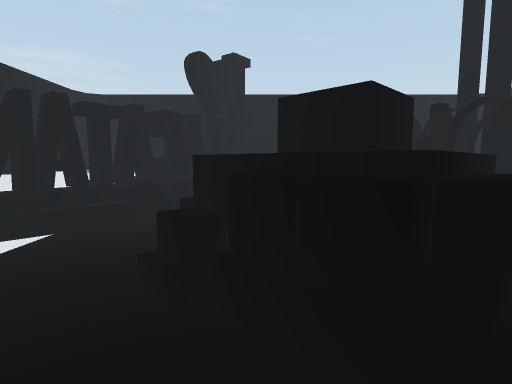
View 1 (above)

12 first-person views from a walk through a 3-D level made in the Unity game engine. The camera is 1.3 m above the floor, tilts 6° down and sees 80° across. The floor is counted in squares, 1 m on a side. Each view is taken from the middle of a square. On the plan, view 1 faces up. The plan holds only what a view shows up to about 14 squares ahead; the rest is blank. The place goes on beyond the plan. The player is left out. Some surface patterns are stand-ins.

View 2
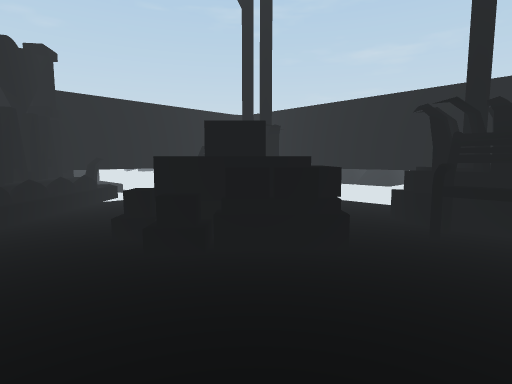

View 3
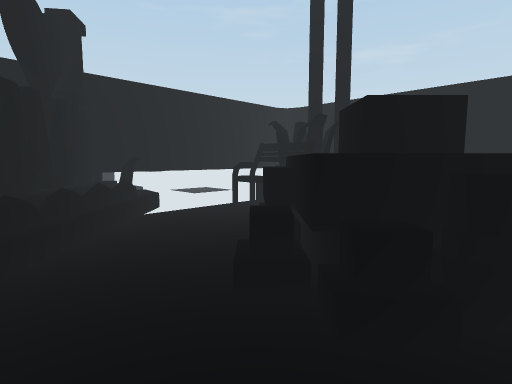

View 4
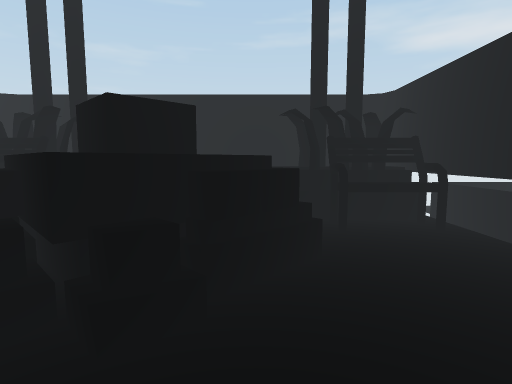

View 5
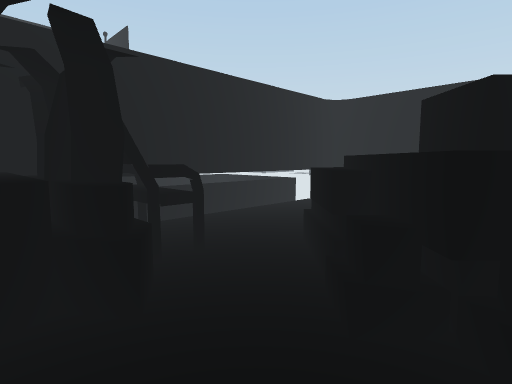

View 6
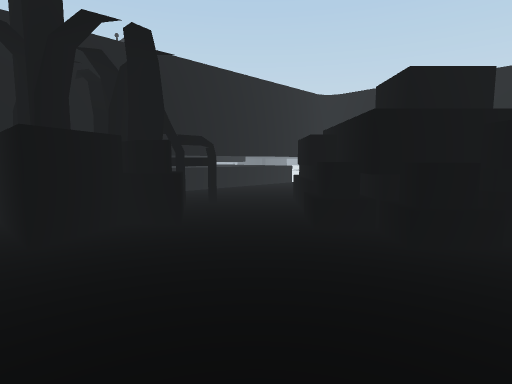

View 7
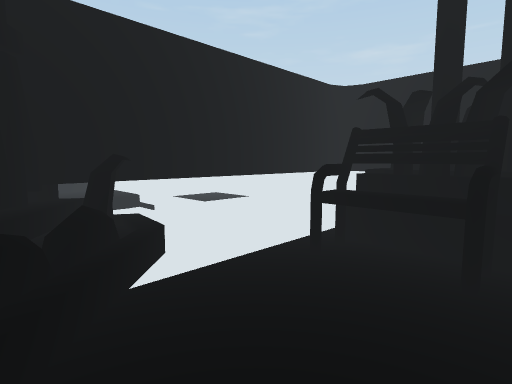

View 8
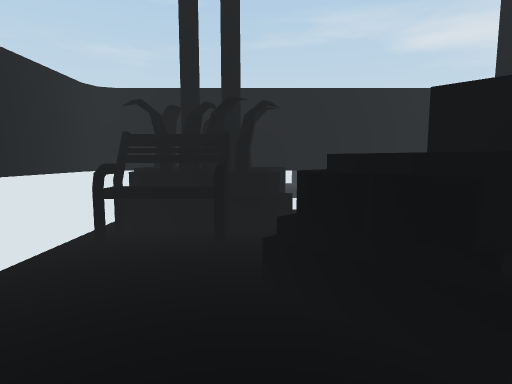

View 9
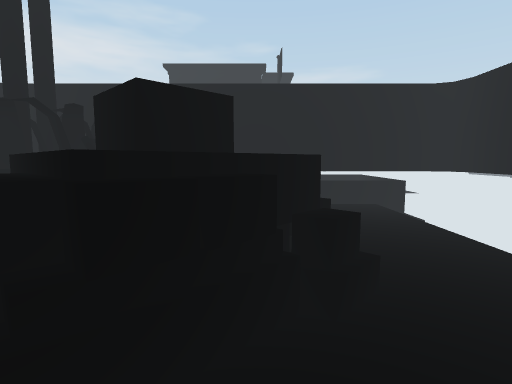

View 10
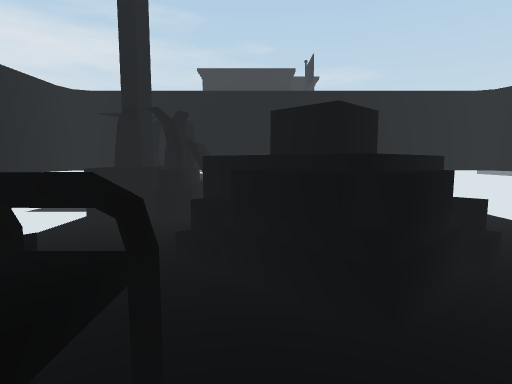

View 11
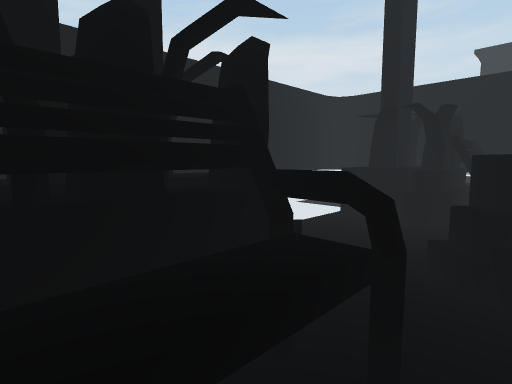

View 12
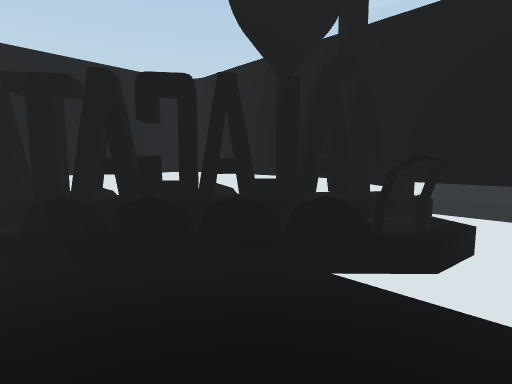

### Floor plan
Key: @ floor where view 1 was taken; # wall or solid block; x gap in a wall; . floor; / step, stairs or slope; = window, fence, low wall or low ledge; ^ raised ledge; O other object.
Columns run from 5 left of view 1 to 7 right of it. Each row starts with its distance up from view 1.
 11    ####
 10    ##=#
  9   ##=O....x
  8  ##^O...###
  7  ##O....###
  6 ##O...=..##
  5  =...#^^.=./
  4   ..O=^^.../
  3   ..O^#=O../
  2   ...###.=./
  1   .......##/
  0   ...@..###/
 -1   ......###
 -2   ////////#
 -3  ############

Where each view was taken, in squares from view 1:
view 1: 0 up, 0 right, facing up
view 2: 1 down, 3 left, facing up-right
view 3: 2 up, 3 left, facing up-right
view 4: 2 up, 3 left, facing right
view 5: 4 up, 5 right, facing down-left
view 6: 5 up, 6 right, facing down-left
view 7: 6 up, 1 left, facing up-right
view 8: 6 up, 2 left, facing right
view 9: 7 up, 0 right, facing down
view 10: 8 up, 2 right, facing down
view 11: 8 up, 2 right, facing down-right
view 12: 6 up, 2 right, facing up-left
